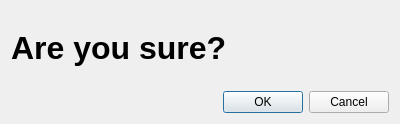
<?xml version="1.0" encoding="UTF-8"?>
<ui version="4.0">
 <class>SureDialog</class>
 <widget class="QDialog" name="SureDialog">
  <property name="geometry">
   <rect>
    <x>0</x>
    <y>0</y>
    <width>400</width>
    <height>124</height>
   </rect>
  </property>
  <property name="windowTitle">
   <string>Dialog</string>
  </property>
  <layout class="QVBoxLayout" name="verticalLayout">
   <item>
    <widget class="QLabel" name="label">
     <property name="font">
      <font>
       <pointsize>24</pointsize>
       <bold>true</bold>
      </font>
     </property>
     <property name="text">
      <string>Are you sure?</string>
     </property>
    </widget>
   </item>
   <item>
    <layout class="QHBoxLayout" name="horizontalLayout">
     <item>
      <spacer name="horizontalSpacer">
       <property name="orientation">
        <enum>Qt::Horizontal</enum>
       </property>
       <property name="sizeHint" stdset="0">
        <size>
         <width>40</width>
         <height>20</height>
        </size>
       </property>
      </spacer>
     </item>
     <item>
      <widget class="QPushButton" name="okButton">
       <property name="text">
        <string>OK</string>
       </property>
      </widget>
     </item>
     <item>
      <widget class="QPushButton" name="cancelButton">
       <property name="text">
        <string>Cancel</string>
       </property>
      </widget>
     </item>
    </layout>
   </item>
  </layout>
 </widget>
 <resources/>
 <connections/>
</ui>
